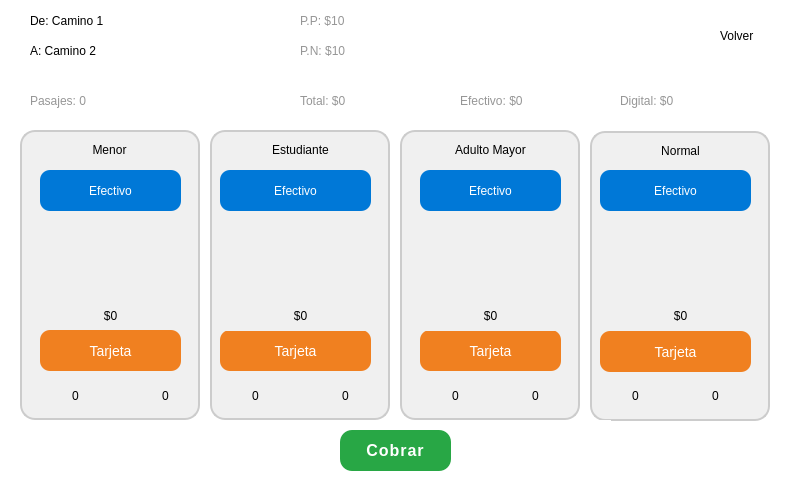
<?xml version="1.0" encoding="UTF-8"?>
<ui version="4.0">
 <class>Form</class>
 <widget class="QWidget" name="Form">
  <property name="geometry">
   <rect>
    <x>0</x>
    <y>0</y>
    <width>800</width>
    <height>480</height>
   </rect>
  </property>
  <property name="minimumSize">
   <size>
    <width>800</width>
    <height>480</height>
   </size>
  </property>
  <property name="maximumSize">
   <size>
    <width>800</width>
    <height>480</height>
   </size>
  </property>
  <property name="windowTitle">
   <string>Form</string>
  </property>
  <property name="styleSheet">
   <string notr="true">background-color: #fff</string>
  </property>
  <widget class="QLabel" name="label">
   <property name="geometry">
    <rect>
     <x>-70</x>
     <y>0</y>
     <width>791</width>
     <height>461</height>
    </rect>
   </property>
   <property name="text">
    <string/>
   </property>
   <property name="pixmap">
    <pixmap>../Imagenes/Servicios.jpg</pixmap>
   </property>
  </widget>
  <widget class="QLabel" name="label_mayores_edad">
   <property name="geometry">
    <rect>
     <x>439</x>
     <y>220</y>
     <width>91</width>
     <height>81</height>
    </rect>
   </property>
   <property name="styleSheet">
    <string notr="true">background-color: rgb(240,240,240);</string>
   </property>
   <property name="text">
    <string/>
   </property>
   <property name="pixmap">
    <pixmap>../Imagenes/adultos-removebg-preview.png</pixmap>
   </property>
   <property name="scaledContents">
    <bool>true</bool>
   </property>
  </widget>
  <widget class="QLabel" name="label_estudiantes">
   <property name="geometry">
    <rect>
     <x>250</x>
     <y>220</y>
     <width>91</width>
     <height>81</height>
    </rect>
   </property>
   <property name="styleSheet">
    <string notr="true">background-color: rgb(240,240,240);</string>
   </property>
   <property name="text">
    <string/>
   </property>
   <property name="pixmap">
    <pixmap>../Imagenes/estudiantes-removebg-preview.png</pixmap>
   </property>
   <property name="scaledContents">
    <bool>true</bool>
   </property>
  </widget>
  <widget class="QLabel" name="label_volver">
   <property name="geometry">
    <rect>
     <x>690</x>
     <y>10</y>
     <width>101</width>
     <height>51</height>
    </rect>
   </property>
   <property name="text">
    <string/>
   </property>
   <property name="textFormat">
    <enum>Qt::AutoText</enum>
   </property>
   <property name="pixmap">
    <pixmap>../Imagenes/flecha-izquierda.png</pixmap>
   </property>
   <property name="scaledContents">
    <bool>false</bool>
   </property>
  </widget>
  <widget class="QLabel" name="label_personas_normales">
   <property name="geometry">
    <rect>
     <x>630</x>
     <y>220</y>
     <width>91</width>
     <height>81</height>
    </rect>
   </property>
   <property name="styleSheet">
    <string notr="true">background-color: rgb(240,240,240);</string>
   </property>
   <property name="text">
    <string/>
   </property>
   <property name="pixmap">
    <pixmap>../Imagenes/normal-removebg-preview.png</pixmap>
   </property>
   <property name="scaledContents">
    <bool>true</bool>
   </property>
  </widget>
  <widget class="QLabel" name="label_hacia">
   <property name="geometry">
    <rect>
     <x>30</x>
     <y>40</y>
     <width>251</width>
     <height>21</height>
    </rect>
   </property>
   <property name="styleSheet">
    <string notr="true">font: 20pt &quot;Roboto&quot;;</string>
   </property>
   <property name="text">
    <string>A: Camino 2</string>
   </property>
  </widget>
  <widget class="QLabel" name="label_de">
   <property name="geometry">
    <rect>
     <x>30</x>
     <y>10</y>
     <width>251</width>
     <height>21</height>
    </rect>
   </property>
   <property name="styleSheet">
    <string notr="true">font: 20pt &quot;Roboto&quot;;</string>
   </property>
   <property name="text">
    <string>De: Camino 1</string>
   </property>
  </widget>
  <widget class="QLabel" name="label_ninos">
   <property name="geometry">
    <rect>
     <x>60</x>
     <y>220</y>
     <width>91</width>
     <height>81</height>
    </rect>
   </property>
   <property name="styleSheet">
    <string notr="true">background-color: rgb(240,240,240);</string>
   </property>
   <property name="text">
    <string/>
   </property>
   <property name="pixmap">
    <pixmap>../Imagenes/menores_sinfondo.png</pixmap>
   </property>
   <property name="scaledContents">
    <bool>true</bool>
   </property>
  </widget>
  <widget class="QLabel" name="label_ninos_total">
   <property name="geometry">
    <rect>
     <x>60</x>
     <y>380</y>
     <width>31</width>
     <height>31</height>
    </rect>
   </property>
   <property name="styleSheet">
    <string notr="true">background-color: rgb(240,240,240);
font: 14pt &quot;Roboto&quot;;</string>
   </property>
   <property name="text">
    <string>0</string>
   </property>
   <property name="alignment">
    <set>Qt::AlignCenter</set>
   </property>
  </widget>
  <widget class="QLabel" name="label_ninos_total_precio">
   <property name="geometry">
    <rect>
     <x>30</x>
     <y>300</y>
     <width>161</width>
     <height>31</height>
    </rect>
   </property>
   <property name="styleSheet">
    <string notr="true">font: 14pt &quot;Roboto&quot;;
background-color: rgb(240,240,240);</string>
   </property>
   <property name="text">
    <string>$0</string>
   </property>
   <property name="alignment">
    <set>Qt::AlignCenter</set>
   </property>
  </widget>
  <widget class="QLabel" name="label_personas_total">
   <property name="geometry">
    <rect>
     <x>30</x>
     <y>80</y>
     <width>171</width>
     <height>41</height>
    </rect>
   </property>
   <property name="styleSheet">
    <string notr="true">font: 75 16pt &quot;Arial&quot;;
color: rgb(150,150, 150);</string>
   </property>
   <property name="text">
    <string>Pasajes: 0</string>
   </property>
  </widget>
  <widget class="QLabel" name="label_total_precio">
   <property name="geometry">
    <rect>
     <x>300</x>
     <y>80</y>
     <width>150</width>
     <height>41</height>
    </rect>
   </property>
   <property name="styleSheet">
    <string notr="true">font: 75 16pt &quot;Arial&quot;;
color: rgb(150,150, 150);</string>
   </property>
   <property name="text">
    <string>Total: $0</string>
   </property>
  </widget>
  <widget class="QLabel" name="label_estudiantes_total">
   <property name="geometry">
    <rect>
     <x>240</x>
     <y>380</y>
     <width>31</width>
     <height>31</height>
    </rect>
   </property>
   <property name="styleSheet">
    <string notr="true">font: 14pt &quot;Roboto&quot;;
background-color: rgb(240,240,240);</string>
   </property>
   <property name="text">
    <string>0</string>
   </property>
   <property name="alignment">
    <set>Qt::AlignCenter</set>
   </property>
  </widget>
  <widget class="QLabel" name="label_estudiantes_total_precio">
   <property name="geometry">
    <rect>
     <x>220</x>
     <y>300</y>
     <width>161</width>
     <height>31</height>
    </rect>
   </property>
   <property name="styleSheet">
    <string notr="true">font: 14pt &quot;Roboto&quot;;
background-color: rgb(240,240,240);</string>
   </property>
   <property name="text">
    <string>$0</string>
   </property>
   <property name="alignment">
    <set>Qt::AlignCenter</set>
   </property>
  </widget>
  <widget class="QLabel" name="label_mayores_total">
   <property name="geometry">
    <rect>
     <x>440</x>
     <y>380</y>
     <width>31</width>
     <height>31</height>
    </rect>
   </property>
   <property name="styleSheet">
    <string notr="true">background-color: rgb(240,240,240);
font: 14pt &quot;Roboto&quot;;</string>
   </property>
   <property name="text">
    <string>0</string>
   </property>
   <property name="alignment">
    <set>Qt::AlignCenter</set>
   </property>
  </widget>
  <widget class="QLabel" name="label_mayores_total_precio">
   <property name="geometry">
    <rect>
     <x>410</x>
     <y>300</y>
     <width>161</width>
     <height>31</height>
    </rect>
   </property>
   <property name="styleSheet">
    <string notr="true">font: 14pt &quot;Roboto&quot;;
background-color: rgb(240,240,240);</string>
   </property>
   <property name="text">
    <string>$0</string>
   </property>
   <property name="alignment">
    <set>Qt::AlignCenter</set>
   </property>
  </widget>
  <widget class="QLabel" name="label_normales_total">
   <property name="geometry">
    <rect>
     <x>620</x>
     <y>380</y>
     <width>31</width>
     <height>31</height>
    </rect>
   </property>
   <property name="styleSheet">
    <string notr="true">font: 14pt &quot;Roboto&quot;;
background-color: rgb(240,240,240);</string>
   </property>
   <property name="text">
    <string>0</string>
   </property>
   <property name="alignment">
    <set>Qt::AlignCenter</set>
   </property>
  </widget>
  <widget class="QLabel" name="label_normales_total_precio">
   <property name="geometry">
    <rect>
     <x>600</x>
     <y>300</y>
     <width>161</width>
     <height>31</height>
    </rect>
   </property>
   <property name="styleSheet">
    <string notr="true">font: 14pt &quot;Roboto&quot;;
background-color: rgb(240,240,240);</string>
   </property>
   <property name="text">
    <string>$0</string>
   </property>
   <property name="alignment">
    <set>Qt::AlignCenter</set>
   </property>
  </widget>
  <widget class="QLabel" name="label_2">
   <property name="geometry">
    <rect>
     <x>20</x>
     <y>130</y>
     <width>180</width>
     <height>290</height>
    </rect>
   </property>
   <property name="styleSheet">
    <string notr="true">border-radius: 15px;
border: 2px solid #ccc;
background-color: rgb(240,240,240);</string>
   </property>
   <property name="text">
    <string/>
   </property>
  </widget>
  <widget class="QPushButton" name="btn_pagar">
   <property name="geometry">
    <rect>
     <x>340</x>
     <y>430</y>
     <width>111</width>
     <height>41</height>
    </rect>
   </property>
   <property name="styleSheet">
    <string notr="true">QPushButton {
        background-color: #28a745;  /* Verde tipo éxito */
        color: white;
        border: none;
        border-radius: 12px;
        padding: 12px 24px;
        font-size: 16px;
        font-weight: bold;
        letter-spacing: 1px;
    }
    QPushButton:hover {
        background-color: #218838;
    }
    QPushButton:pressed {
        background-color: #1e7e34;
    }
</string>
   </property>
   <property name="text">
    <string>Cobrar</string>
   </property>
  </widget>
  <widget class="QLabel" name="label_3">
   <property name="geometry">
    <rect>
     <x>34</x>
     <y>139</y>
     <width>151</width>
     <height>21</height>
    </rect>
   </property>
   <property name="layoutDirection">
    <enum>Qt::LeftToRight</enum>
   </property>
   <property name="styleSheet">
    <string notr="true">font: 16pt &quot;Roboto&quot;;
background-color: rgb(240,240,240);</string>
   </property>
   <property name="text">
    <string>Menor</string>
   </property>
   <property name="alignment">
    <set>Qt::AlignCenter</set>
   </property>
  </widget>
  <widget class="QPushButton" name="btn_nuevo_menor_efectivo">
   <property name="geometry">
    <rect>
     <x>40</x>
     <y>170</y>
     <width>141</width>
     <height>41</height>
    </rect>
   </property>
   <property name="styleSheet">
    <string notr="true">QPushButton {
        background-color: #0078D7;
        color: white;
        border: none;
        border-radius: 10px;
        padding: 10px 20px;
		font: 10pt &quot;Roboto&quot;;
    }
    QPushButton:hover {
        background-color: #005A9E;
    }
    QPushButton:pressed {
        background-color: #003E73;
    }</string>
   </property>
   <property name="text">
    <string>Efectivo</string>
   </property>
  </widget>
  <widget class="QPushButton" name="btn_nuevo_menor_tarjeta">
   <property name="geometry">
    <rect>
     <x>40</x>
     <y>330</y>
     <width>141</width>
     <height>41</height>
    </rect>
   </property>
   <property name="styleSheet">
    <string notr="true">QPushButton {
        background-color: #F08020;
        color: white;
        border: none;
        border-radius: 10px;
        padding: 10px 20px;
        font-size: 14px;
    }
    QPushButton:hover {
        background-color: #e66f10;
    }
    QPushButton:pressed {
        background-color: #b65816;
    }</string>
   </property>
   <property name="text">
    <string>Tarjeta</string>
   </property>
  </widget>
  <widget class="QLabel" name="label_4">
   <property name="geometry">
    <rect>
     <x>40</x>
     <y>380</y>
     <width>21</width>
     <height>31</height>
    </rect>
   </property>
   <property name="styleSheet">
    <string notr="true">background-color: rgb(240,240,240);</string>
   </property>
   <property name="text">
    <string/>
   </property>
   <property name="pixmap">
    <pixmap>../Imagenes/pago-en-efectivo.png</pixmap>
   </property>
   <property name="scaledContents">
    <bool>false</bool>
   </property>
  </widget>
  <widget class="QLabel" name="label_5">
   <property name="geometry">
    <rect>
     <x>120</x>
     <y>380</y>
     <width>31</width>
     <height>31</height>
    </rect>
   </property>
   <property name="styleSheet">
    <string notr="true">background-color: rgb(240,240,240);</string>
   </property>
   <property name="text">
    <string/>
   </property>
   <property name="pixmap">
    <pixmap>../Imagenes/metodo-de-pago.png</pixmap>
   </property>
  </widget>
  <widget class="QLabel" name="label_ninos_total_tarjeta">
   <property name="geometry">
    <rect>
     <x>150</x>
     <y>380</y>
     <width>31</width>
     <height>31</height>
    </rect>
   </property>
   <property name="styleSheet">
    <string notr="true">font: 14pt &quot;Roboto&quot;;
background-color: rgb(240,240,240);</string>
   </property>
   <property name="text">
    <string>0</string>
   </property>
   <property name="textFormat">
    <enum>Qt::PlainText</enum>
   </property>
   <property name="alignment">
    <set>Qt::AlignCenter</set>
   </property>
  </widget>
  <widget class="QLabel" name="label_6">
   <property name="geometry">
    <rect>
     <x>220</x>
     <y>140</y>
     <width>161</width>
     <height>20</height>
    </rect>
   </property>
   <property name="layoutDirection">
    <enum>Qt::LeftToRight</enum>
   </property>
   <property name="styleSheet">
    <string notr="true">background-color: rgb(240,240,240);
font: 16pt &quot;Roboto&quot;;</string>
   </property>
   <property name="text">
    <string>Estudiante</string>
   </property>
   <property name="alignment">
    <set>Qt::AlignCenter</set>
   </property>
  </widget>
  <widget class="QLabel" name="label_7">
   <property name="geometry">
    <rect>
     <x>300</x>
     <y>380</y>
     <width>31</width>
     <height>31</height>
    </rect>
   </property>
   <property name="styleSheet">
    <string notr="true">background-color: rgb(240,240,240);</string>
   </property>
   <property name="text">
    <string/>
   </property>
   <property name="pixmap">
    <pixmap>../Imagenes/metodo-de-pago.png</pixmap>
   </property>
  </widget>
  <widget class="QLabel" name="label_9">
   <property name="geometry">
    <rect>
     <x>210</x>
     <y>130</y>
     <width>180</width>
     <height>290</height>
    </rect>
   </property>
   <property name="styleSheet">
    <string notr="true">border-radius: 15px;
border: 2px solid #ccc;
background-color: rgb(240,240,240);
</string>
   </property>
   <property name="text">
    <string/>
   </property>
  </widget>
  <widget class="QPushButton" name="btn_nuevo_estudiante_efectivo">
   <property name="geometry">
    <rect>
     <x>220</x>
     <y>170</y>
     <width>151</width>
     <height>41</height>
    </rect>
   </property>
   <property name="styleSheet">
    <string notr="true">QPushButton {
        background-color: #0078D7;
        color: white;
        border: none;
        border-radius: 10px;
        padding: 10px 20px;
		font: 10pt &quot;Roboto&quot;;
    }
    QPushButton:hover {
        background-color: #005A9E;
    }
    QPushButton:pressed {
        background-color: #003E73;
    }</string>
   </property>
   <property name="text">
    <string>Efectivo</string>
   </property>
  </widget>
  <widget class="QPushButton" name="btn_nuevo_estudiante_tarjeta">
   <property name="geometry">
    <rect>
     <x>220</x>
     <y>330</y>
     <width>151</width>
     <height>41</height>
    </rect>
   </property>
   <property name="styleSheet">
    <string notr="true">QPushButton {
        background-color: #F08020;
        color: white;
        border: none;
        border-radius: 10px;
        padding: 10px 20px;
        font-size: 14px;
    }
    QPushButton:hover {
        background-color: #e66f10;
    }
    QPushButton:pressed {
        background-color: #b65816;
    }</string>
   </property>
   <property name="text">
    <string>Tarjeta</string>
   </property>
  </widget>
  <widget class="QLabel" name="label_10">
   <property name="geometry">
    <rect>
     <x>220</x>
     <y>380</y>
     <width>21</width>
     <height>31</height>
    </rect>
   </property>
   <property name="styleSheet">
    <string notr="true">background-color: rgb(240,240,240);</string>
   </property>
   <property name="text">
    <string/>
   </property>
   <property name="pixmap">
    <pixmap>../Imagenes/pago-en-efectivo.png</pixmap>
   </property>
   <property name="scaledContents">
    <bool>false</bool>
   </property>
  </widget>
  <widget class="QLabel" name="label_estudiantes_total_tarjeta">
   <property name="geometry">
    <rect>
     <x>330</x>
     <y>380</y>
     <width>31</width>
     <height>31</height>
    </rect>
   </property>
   <property name="styleSheet">
    <string notr="true">background-color: rgb(240,240,240);
font: 14pt &quot;Roboto&quot;;</string>
   </property>
   <property name="text">
    <string>0</string>
   </property>
   <property name="alignment">
    <set>Qt::AlignCenter</set>
   </property>
  </widget>
  <widget class="QLabel" name="label_11">
   <property name="geometry">
    <rect>
     <x>490</x>
     <y>380</y>
     <width>31</width>
     <height>31</height>
    </rect>
   </property>
   <property name="styleSheet">
    <string notr="true">background-color: rgb(240,240,240);
</string>
   </property>
   <property name="text">
    <string/>
   </property>
   <property name="pixmap">
    <pixmap>../Imagenes/metodo-de-pago.png</pixmap>
   </property>
  </widget>
  <widget class="QLabel" name="label_12">
   <property name="geometry">
    <rect>
     <x>410</x>
     <y>139</y>
     <width>161</width>
     <height>21</height>
    </rect>
   </property>
   <property name="layoutDirection">
    <enum>Qt::LeftToRight</enum>
   </property>
   <property name="styleSheet">
    <string notr="true">font: 16pt &quot;Roboto&quot;;
background-color: rgb(240,240,240);</string>
   </property>
   <property name="text">
    <string>Adulto Mayor</string>
   </property>
   <property name="alignment">
    <set>Qt::AlignCenter</set>
   </property>
  </widget>
  <widget class="QLabel" name="label_13">
   <property name="geometry">
    <rect>
     <x>420</x>
     <y>380</y>
     <width>21</width>
     <height>31</height>
    </rect>
   </property>
   <property name="styleSheet">
    <string notr="true">background-color: rgb(240,240,240);</string>
   </property>
   <property name="text">
    <string/>
   </property>
   <property name="pixmap">
    <pixmap>../Imagenes/pago-en-efectivo.png</pixmap>
   </property>
   <property name="scaledContents">
    <bool>false</bool>
   </property>
  </widget>
  <widget class="QPushButton" name="btn_nuevo_adulto_efectivo">
   <property name="geometry">
    <rect>
     <x>420</x>
     <y>170</y>
     <width>141</width>
     <height>41</height>
    </rect>
   </property>
   <property name="styleSheet">
    <string notr="true">QPushButton {
        background-color: #0078D7;
        color: white;
        border: none;
        border-radius: 10px;
        padding: 10px 20px;
		font: 10pt &quot;Roboto&quot;;
    }
    QPushButton:hover {
        background-color: #005A9E;
    }
    QPushButton:pressed {
        background-color: #003E73;
    }</string>
   </property>
   <property name="text">
    <string>Efectivo</string>
   </property>
  </widget>
  <widget class="QPushButton" name="btn_nuevo_adulto_tarjeta">
   <property name="geometry">
    <rect>
     <x>420</x>
     <y>330</y>
     <width>141</width>
     <height>41</height>
    </rect>
   </property>
   <property name="styleSheet">
    <string notr="true">QPushButton {
        background-color: #F08020;
        color: white;
        border: none;
        border-radius: 10px;
        padding: 10px 20px;
        font-size: 14px;
    }
    QPushButton:hover {
        background-color: #e66f10;
    }
    QPushButton:pressed {
        background-color: #b65816;
    }</string>
   </property>
   <property name="text">
    <string>Tarjeta</string>
   </property>
  </widget>
  <widget class="QLabel" name="label_14">
   <property name="geometry">
    <rect>
     <x>400</x>
     <y>130</y>
     <width>180</width>
     <height>290</height>
    </rect>
   </property>
   <property name="styleSheet">
    <string notr="true">border-radius: 15px;
border: 2px solid #ccc;
background-color: rgb(240,240,240);</string>
   </property>
   <property name="text">
    <string/>
   </property>
  </widget>
  <widget class="QPushButton" name="btn_nuevo_normal_tarjeta">
   <property name="geometry">
    <rect>
     <x>600</x>
     <y>331</y>
     <width>151</width>
     <height>41</height>
    </rect>
   </property>
   <property name="styleSheet">
    <string notr="true">QPushButton {
        background-color: #F08020;
        color: white;
        border: none;
        border-radius: 10px;
        padding: 10px 20px;
        font-size: 14px;
    }
    QPushButton:hover {
        background-color: #e66f10;
    }
    QPushButton:pressed {
        background-color: #b65816;
    }</string>
   </property>
   <property name="text">
    <string>Tarjeta</string>
   </property>
  </widget>
  <widget class="QLabel" name="label_15">
   <property name="geometry">
    <rect>
     <x>600</x>
     <y>381</y>
     <width>21</width>
     <height>31</height>
    </rect>
   </property>
   <property name="styleSheet">
    <string notr="true">background-color: rgb(240,240,240);</string>
   </property>
   <property name="text">
    <string/>
   </property>
   <property name="pixmap">
    <pixmap>../Imagenes/pago-en-efectivo.png</pixmap>
   </property>
   <property name="scaledContents">
    <bool>false</bool>
   </property>
  </widget>
  <widget class="QPushButton" name="btn_nuevo_normal_efectivo">
   <property name="geometry">
    <rect>
     <x>600</x>
     <y>170</y>
     <width>151</width>
     <height>41</height>
    </rect>
   </property>
   <property name="styleSheet">
    <string notr="true">QPushButton {
        background-color: #0078D7;
        color: white;
        border: none;
        border-radius: 10px;
        padding: 10px 20px;
		font: 10pt &quot;Roboto&quot;;
    }
    QPushButton:hover {
        background-color: #005A9E;
    }
    QPushButton:pressed {
        background-color: #003E73;
    }</string>
   </property>
   <property name="text">
    <string>Efectivo</string>
   </property>
  </widget>
  <widget class="QLabel" name="label_16">
   <property name="geometry">
    <rect>
     <x>670</x>
     <y>381</y>
     <width>31</width>
     <height>31</height>
    </rect>
   </property>
   <property name="styleSheet">
    <string notr="true">background-color: rgb(240,240,240);</string>
   </property>
   <property name="text">
    <string/>
   </property>
   <property name="pixmap">
    <pixmap>../Imagenes/metodo-de-pago.png</pixmap>
   </property>
  </widget>
  <widget class="QLabel" name="label_17">
   <property name="geometry">
    <rect>
     <x>590</x>
     <y>131</y>
     <width>180</width>
     <height>290</height>
    </rect>
   </property>
   <property name="styleSheet">
    <string notr="true">border-radius: 15px;
border: 2px solid #ccc;
background-color: rgb(240,240,240);</string>
   </property>
   <property name="text">
    <string/>
   </property>
  </widget>
  <widget class="QLabel" name="label_18">
   <property name="geometry">
    <rect>
     <x>600</x>
     <y>140</y>
     <width>161</width>
     <height>21</height>
    </rect>
   </property>
   <property name="layoutDirection">
    <enum>Qt::LeftToRight</enum>
   </property>
   <property name="styleSheet">
    <string notr="true">font: 16pt &quot;Roboto&quot;;
background-color: rgb(240,240,240);</string>
   </property>
   <property name="text">
    <string>Normal</string>
   </property>
   <property name="alignment">
    <set>Qt::AlignCenter</set>
   </property>
  </widget>
  <widget class="QLabel" name="label_mayores_total_tarjeta">
   <property name="geometry">
    <rect>
     <x>520</x>
     <y>380</y>
     <width>31</width>
     <height>31</height>
    </rect>
   </property>
   <property name="styleSheet">
    <string notr="true">font: 14pt &quot;Roboto&quot;;
background-color: rgb(240,240,240);</string>
   </property>
   <property name="text">
    <string>0</string>
   </property>
   <property name="alignment">
    <set>Qt::AlignCenter</set>
   </property>
  </widget>
  <widget class="QLabel" name="label_normales_total_tarjeta">
   <property name="geometry">
    <rect>
     <x>700</x>
     <y>380</y>
     <width>31</width>
     <height>31</height>
    </rect>
   </property>
   <property name="styleSheet">
    <string notr="true">font: 14pt &quot;Roboto&quot;;
background-color: rgb(240,240,240);</string>
   </property>
   <property name="text">
    <string>0</string>
   </property>
   <property name="alignment">
    <set>Qt::AlignCenter</set>
   </property>
  </widget>
  <widget class="QLabel" name="label_total_precio_efectivo">
   <property name="geometry">
    <rect>
     <x>460</x>
     <y>80</y>
     <width>150</width>
     <height>41</height>
    </rect>
   </property>
   <property name="styleSheet">
    <string notr="true">font: 75 16pt &quot;Arial&quot;;
color: rgb(150,150, 150);</string>
   </property>
   <property name="text">
    <string>Efectivo: $0</string>
   </property>
  </widget>
  <widget class="QLabel" name="label_total_precio_tarjeta">
   <property name="geometry">
    <rect>
     <x>620</x>
     <y>80</y>
     <width>150</width>
     <height>41</height>
    </rect>
   </property>
   <property name="styleSheet">
    <string notr="true">font: 75 16pt &quot;Arial&quot;;
color: rgb(150,150, 150);</string>
   </property>
   <property name="text">
    <string>Digital: $0</string>
   </property>
  </widget>
  <widget class="QLabel" name="label_8">
   <property name="geometry">
    <rect>
     <x>530</x>
     <y>420</y>
     <width>81</width>
     <height>61</height>
    </rect>
   </property>
   <property name="text">
    <string/>
   </property>
  </widget>
  <widget class="QLabel" name="label_volver2">
   <property name="geometry">
    <rect>
     <x>720</x>
     <y>20</y>
     <width>71</width>
     <height>31</height>
    </rect>
   </property>
   <property name="styleSheet">
    <string notr="true">font: 12pt &quot;Roboto&quot;;</string>
   </property>
   <property name="text">
    <string>Volver</string>
   </property>
  </widget>
  <widget class="QLabel" name="label_precio_normal">
   <property name="geometry">
    <rect>
     <x>300</x>
     <y>40</y>
     <width>121</width>
     <height>21</height>
    </rect>
   </property>
   <property name="styleSheet">
    <string notr="true">font: 18pt &quot;Roboto&quot;;
color: rgb(150,150, 150);</string>
   </property>
   <property name="text">
    <string>P.N: $10</string>
   </property>
  </widget>
  <widget class="QLabel" name="label_precio_preferente">
   <property name="geometry">
    <rect>
     <x>300</x>
     <y>10</y>
     <width>121</width>
     <height>21</height>
    </rect>
   </property>
   <property name="styleSheet">
    <string notr="true">font: 18pt &quot;Roboto&quot;;
color: rgb(150,150, 150);</string>
   </property>
   <property name="text">
    <string>P.P: $10</string>
   </property>
  </widget>
  <zorder>label</zorder>
  <zorder>label_volver</zorder>
  <zorder>label_personas_total</zorder>
  <zorder>label_total_precio</zorder>
  <zorder>label_2</zorder>
  <zorder>label_ninos</zorder>
  <zorder>label_ninos_total_precio</zorder>
  <zorder>label_ninos_total</zorder>
  <zorder>btn_pagar</zorder>
  <zorder>label_3</zorder>
  <zorder>btn_nuevo_menor_efectivo</zorder>
  <zorder>btn_nuevo_menor_tarjeta</zorder>
  <zorder>label_4</zorder>
  <zorder>label_5</zorder>
  <zorder>label_ninos_total_tarjeta</zorder>
  <zorder>label_9</zorder>
  <zorder>btn_nuevo_estudiante_efectivo</zorder>
  <zorder>btn_nuevo_estudiante_tarjeta</zorder>
  <zorder>label_10</zorder>
  <zorder>label_estudiantes</zorder>
  <zorder>label_estudiantes_total_precio</zorder>
  <zorder>label_estudiantes_total</zorder>
  <zorder>label_6</zorder>
  <zorder>label_7</zorder>
  <zorder>label_estudiantes_total_tarjeta</zorder>
  <zorder>label_14</zorder>
  <zorder>btn_nuevo_adulto_tarjeta</zorder>
  <zorder>label_13</zorder>
  <zorder>btn_nuevo_adulto_efectivo</zorder>
  <zorder>label_11</zorder>
  <zorder>label_12</zorder>
  <zorder>label_17</zorder>
  <zorder>label_16</zorder>
  <zorder>label_18</zorder>
  <zorder>btn_nuevo_normal_tarjeta</zorder>
  <zorder>label_15</zorder>
  <zorder>btn_nuevo_normal_efectivo</zorder>
  <zorder>label_mayores_edad</zorder>
  <zorder>label_mayores_total</zorder>
  <zorder>label_mayores_total_precio</zorder>
  <zorder>label_mayores_total_tarjeta</zorder>
  <zorder>label_normales_total</zorder>
  <zorder>label_personas_normales</zorder>
  <zorder>label_normales_total_precio</zorder>
  <zorder>label_normales_total_tarjeta</zorder>
  <zorder>label_total_precio_efectivo</zorder>
  <zorder>label_total_precio_tarjeta</zorder>
  <zorder>label_8</zorder>
  <zorder>label_volver2</zorder>
  <zorder>label_hacia</zorder>
  <zorder>label_de</zorder>
  <zorder>label_precio_preferente</zorder>
  <zorder>label_precio_normal</zorder>
 </widget>
 <resources/>
 <connections/>
</ui>
